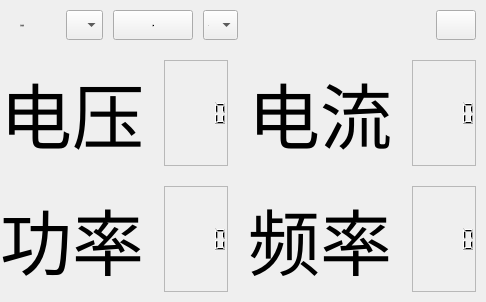
               <widget class="QWidget" name="tab3">
                <attribute name="title">
                 <string>召测</string>
                </attribute>
                <layout class="QVBoxLayout" name="verticalLayout_8" stretch="1,12">
                 <property name="spacing">
                  <number>0</number>
                 </property>
                 <property name="leftMargin">
                  <number>0</number>
                 </property>
                 <property name="topMargin">
                  <number>0</number>
                 </property>
                 <property name="rightMargin">
                  <number>0</number>
                 </property>
                 <property name="bottomMargin">
                  <number>0</number>
                 </property>
                 <item>
                  <widget class="QWidget" name="widget_14" native="true">
                   <layout class="QHBoxLayout" name="horizontalLayout_9" stretch="1,1,1,1,5,0">
                    <property name="spacing">
                     <number>10</number>
                    </property>
                    <property name="leftMargin">
                     <number>20</number>
                    </property>
                    <property name="topMargin">
                     <number>10</number>
                    </property>
                    <property name="rightMargin">
                     <number>10</number>
                    </property>
                    <property name="bottomMargin">
                     <number>10</number>
                    </property>
                    <item>
                     <widget class="QLabel" name="label_40">
                      <property name="minimumSize">
                       <size>
                        <width>0</width>
                        <height>30</height>
                       </size>
                      </property>
                      <property name="font">
                       <font>
                        <family>黑体</family>
                        <pointsize>-1</pointsize>
                       </font>
                      </property>
                      <property name="text">
                       <string>当前通道</string>
                      </property>
                     </widget>
                    </item>
                    <item>
                     <widget class="QComboBox" name="comboBox_6">
                      <property name="minimumSize">
                       <size>
                        <width>0</width>
                        <height>30</height>
                       </size>
                      </property>
                      <property name="maximumSize">
                       <size>
                        <width>16777215</width>
                        <height>50</height>
                       </size>
                      </property>
                      <property name="font">
                       <font>
                        <family>黑体</family>
                        <pointsize>-1</pointsize>
                       </font>
                      </property>
                     </widget>
                    </item>
                    <item>
                     <widget class="QPushButton" name="pushButton_12">
                      <property name="minimumSize">
                       <size>
                        <width>0</width>
                        <height>30</height>
                       </size>
                      </property>
                      <property name="maximumSize">
                       <size>
                        <width>16777215</width>
                        <height>50</height>
                       </size>
                      </property>
                      <property name="font">
                       <font>
                        <family>黑体</family>
                        <pointsize>-1</pointsize>
                       </font>
                      </property>
                      <property name="text">
                       <string>召测</string>
                      </property>
                     </widget>
                    </item>
                    <item>
                     <widget class="QComboBox" name="comboBox_7">
                      <property name="minimumSize">
                       <size>
                        <width>0</width>
                        <height>30</height>
                       </size>
                      </property>
                      <property name="maximumSize">
                       <size>
                        <width>16777215</width>
                        <height>50</height>
                       </size>
                      </property>
                      <property name="font">
                       <font>
                        <family>黑体</family>
                        <pointsize>-1</pointsize>
                       </font>
                      </property>
                      <item>
                       <property name="text">
                        <string>A</string>
                       </property>
                      </item>
                      <item>
                       <property name="text">
                        <string>B</string>
                       </property>
                      </item>
                      <item>
                       <property name="text">
                        <string>C</string>
                       </property>
                      </item>
                      <item>
                       <property name="text">
                        <string>合项</string>
                       </property>
                      </item>
                     </widget>
                    </item>
                    <item>
                     <widget class="QLabel" name="label_41">
                      <property name="minimumSize">
                       <size>
                        <width>0</width>
                        <height>30</height>
                       </size>
                      </property>
                      <property name="font">
                       <font>
                        <family>黑体</family>
                        <pointsize>-1</pointsize>
                       </font>
                      </property>
                      <property name="text">
                       <string/>
                      </property>
                     </widget>
                    </item>
                    <item>
                     <widget class="QPushButton" name="pushButton_14">
                      <property name="minimumSize">
                       <size>
                        <width>30</width>
                        <height>30</height>
                       </size>
                      </property>
                      <property name="styleSheet">
                       <string notr="true">border-image: url(:/res/img/MenuBigblack.png);</string>
                      </property>
                      <property name="text">
                       <string/>
                      </property>
                     </widget>
                    </item>
                   </layout>
                  </widget>
                 </item>
                 <item>
                  <widget class="QWidget" name="widget_15" native="true">
                   <property name="styleSheet">
                    <string notr="true">QLabel{
font: 75 54pt &quot;黑体&quot;;
}</string>
                   </property>
                   <layout class="QGridLayout" name="gridLayout_3">
                    <property name="leftMargin">
                     <number>0</number>
                    </property>
                    <property name="topMargin">
                     <number>10</number>
                    </property>
                    <property name="rightMargin">
                     <number>10</number>
                    </property>
                    <property name="bottomMargin">
                     <number>10</number>
                    </property>
                    <property name="spacing">
                     <number>20</number>
                    </property>
                    <item row="0" column="0">
                     <widget class="QLabel" name="label_42">
                      <property name="font">
                       <font>
                        <family>黑体</family>
                        <pointsize>54</pointsize>
                        <weight>9</weight>
                        <italic>false</italic>
                        <bold>false</bold>
                       </font>
                      </property>
                      <property name="text">
                       <string>电压</string>
                      </property>
                      <property name="alignment">
                       <set>Qt::AlignCenter</set>
                      </property>
                     </widget>
                    </item>
                    <item row="0" column="1">
                     <widget class="QLCDNumber" name="lcdNumber">
                      <property name="font">
                       <font>
                        <pointsize>9</pointsize>
                       </font>
                      </property>
                      <property name="styleSheet">
                       <string notr="true"/>
                      </property>
                      <property name="frameShape">
                       <enum>QFrame::StyledPanel</enum>
                      </property>
                      <property name="frameShadow">
                       <enum>QFrame::Raised</enum>
                      </property>
                     </widget>
                    </item>
                    <item row="0" column="2">
                     <widget class="QLabel" name="label_43">
                      <property name="font">
                       <font>
                        <family>黑体</family>
                        <pointsize>54</pointsize>
                        <weight>9</weight>
                        <italic>false</italic>
                        <bold>false</bold>
                       </font>
                      </property>
                      <property name="text">
                       <string>电流</string>
                      </property>
                      <property name="alignment">
                       <set>Qt::AlignCenter</set>
                      </property>
                     </widget>
                    </item>
                    <item row="0" column="3">
                     <widget class="QLCDNumber" name="lcdNumber_2">
                      <property name="frameShape">
                       <enum>QFrame::StyledPanel</enum>
                      </property>
                      <property name="frameShadow">
                       <enum>QFrame::Raised</enum>
                      </property>
                     </widget>
                    </item>
                    <item row="1" column="0">
                     <widget class="QLabel" name="label_44">
                      <property name="font">
                       <font>
                        <family>黑体</family>
                        <pointsize>54</pointsize>
                        <weight>9</weight>
                        <italic>false</italic>
                        <bold>false</bold>
                       </font>
                      </property>
                      <property name="text">
                       <string>功率</string>
                      </property>
                      <property name="alignment">
                       <set>Qt::AlignCenter</set>
                      </property>
                     </widget>
                    </item>
                    <item row="1" column="1">
                     <widget class="QLCDNumber" name="lcdNumber_3">
                      <property name="frameShape">
                       <enum>QFrame::StyledPanel</enum>
                      </property>
                     </widget>
                    </item>
                    <item row="1" column="2">
                     <widget class="QLabel" name="label_45">
                      <property name="font">
                       <font>
                        <family>黑体</family>
                        <pointsize>54</pointsize>
                        <weight>9</weight>
                        <italic>false</italic>
                        <bold>false</bold>
                       </font>
                      </property>
                      <property name="text">
                       <string>频率</string>
                      </property>
                      <property name="alignment">
                       <set>Qt::AlignCenter</set>
                      </property>
                     </widget>
                    </item>
                    <item row="1" column="3">
                     <widget class="QLCDNumber" name="lcdNumber_4">
                      <property name="frameShape">
                       <enum>QFrame::StyledPanel</enum>
                      </property>
                     </widget>
                    </item>
                   </layout>
                  </widget>
                 </item>
                </layout>
               </widget>
